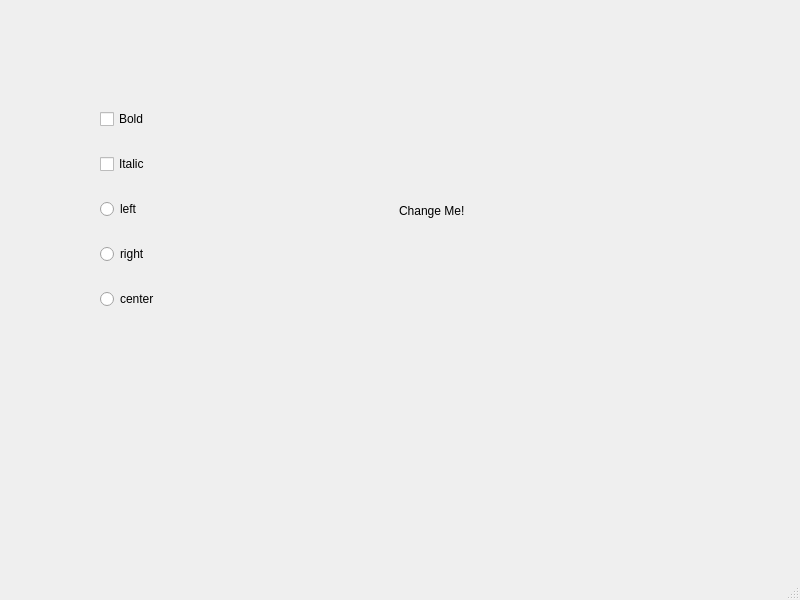
<?xml version="1.0" encoding="UTF-8"?>
<ui version="4.0">
 <class>MainWindow</class>
 <widget class="QMainWindow" name="MainWindow">
  <property name="geometry">
   <rect>
    <x>0</x>
    <y>0</y>
    <width>800</width>
    <height>600</height>
   </rect>
  </property>
  <property name="windowTitle">
   <string>MainWindow</string>
  </property>
  <widget class="QWidget" name="centralwidget">
   <widget class="QWidget" name="">
    <property name="geometry">
     <rect>
      <x>100</x>
      <y>90</y>
      <width>591</width>
      <height>241</height>
     </rect>
    </property>
    <layout class="QHBoxLayout" name="horizontalLayout">
     <item>
      <layout class="QVBoxLayout" name="verticalLayout">
       <item>
        <widget class="QCheckBox" name="checkBox">
         <property name="text">
          <string>Bold</string>
         </property>
        </widget>
       </item>
       <item>
        <widget class="QCheckBox" name="checkbox_2">
         <property name="text">
          <string>Italic</string>
         </property>
        </widget>
       </item>
       <item>
        <widget class="QRadioButton" name="radiobutton_1">
         <property name="text">
          <string>left</string>
         </property>
        </widget>
       </item>
       <item>
        <widget class="QRadioButton" name="radiobutton_2">
         <property name="text">
          <string>right</string>
         </property>
        </widget>
       </item>
       <item>
        <widget class="QRadioButton" name="radiobutton_3">
         <property name="text">
          <string>center</string>
         </property>
        </widget>
       </item>
      </layout>
     </item>
     <item>
      <widget class="QLabel" name="label">
       <property name="text">
        <string>Change Me!</string>
       </property>
      </widget>
     </item>
    </layout>
   </widget>
  </widget>
  <widget class="QMenuBar" name="menubar">
   <property name="geometry">
    <rect>
     <x>0</x>
     <y>0</y>
     <width>800</width>
     <height>26</height>
    </rect>
   </property>
  </widget>
  <widget class="QStatusBar" name="statusbar"/>
 </widget>
 <resources/>
 <connections/>
</ui>
